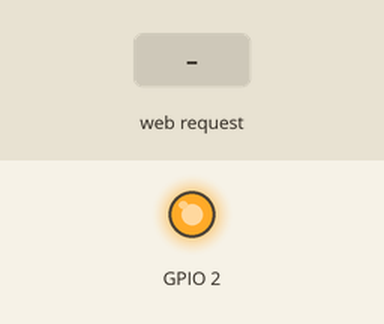
The sketch below on a simulated ESP8266 (NodeMCU). Shown: output pins drawn as LEDs (lit = HIGH, except the on-board LED, lit = LOW). The test bench sets the inputs (shaded band). What the sketch prints to the serial monitor is not drawn.

Above: at 2.2 s.
2.3 s: HTTP request GET /off received
At 3.5 s:
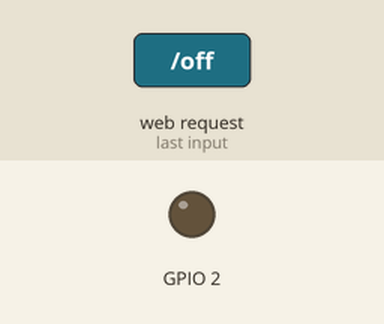
3.8 s: HTTP request GET /on received
At 4.8 s:
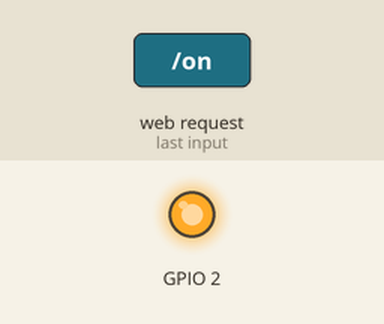
Timing chart, 0 to 6.8 s (numbered marks = the images above; inputs shaded):
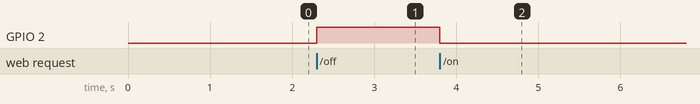

Measured:
- after the input at 2.3 s, GPIO 2: LOW → HIGH at once
- after the input at 3.8 s, GPIO 2: HIGH → LOW at once

The sketch:

t_02.ino
```cpp
#include <ESP8266WiFi.h>
#include <WiFiClient.h>
#include <ESP8266WebServer.h>

const char *ssid = "ESP8266";
const char *password = "testando";

ESP8266WebServer server(80);

void handleRoot() {
  server.send(200, "text/html", "<h1>Conectado no ESP8266.</h1>");
}

void onLed() {
  digitalWrite(BUILTIN_LED, LOW);
  server.send(200, "text/html", "<h1>LED ligado.</h1>");
}

void offLed() {
  digitalWrite(BUILTIN_LED, HIGH);
  server.send(200, "text/html", "<h1>LED desligado.</h1>");
}

void setup() {
  delay(1000);
  Serial.begin(115200);

  // prepare GPIO2
  pinMode(BUILTIN_LED, OUTPUT);
  digitalWrite(BUILTIN_LED, LOW);

  Serial.println();
  Serial.print("Iniciando access point...");
  WiFi.softAP(ssid, password);

  IPAddress myIP = WiFi.softAPIP();
  Serial.print("AP IP: ");
  Serial.println(myIP);
  server.on("/", handleRoot);
  server.on("/on", onLed);
  server.on("/off", offLed);
  server.begin();
  Serial.println("HTTP server iniciado");
}

void loop() {
  server.handleClient();
}
```
